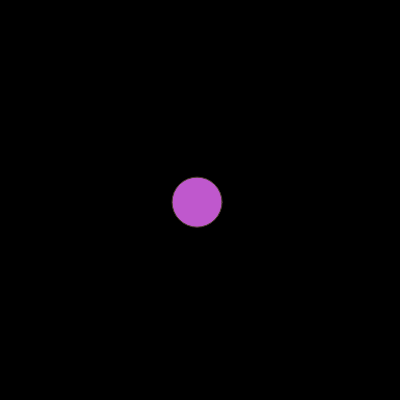
Frame 1 (no input)
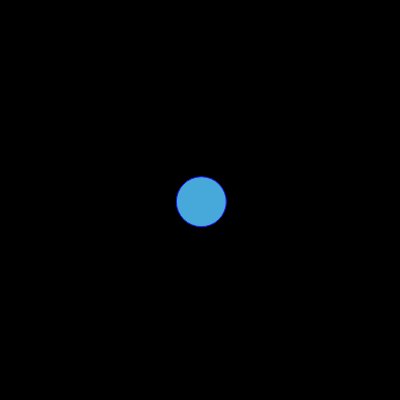
Frame 60 (no input)
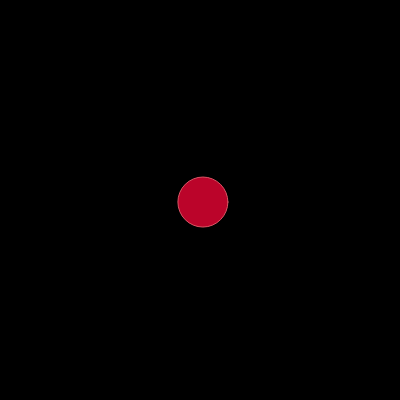
Frame 120 (the mouse pressed at the canvas centre since frame 60)

The p5.js sketch that drew these frames (run headless with seeded random() and noise() and a simulated clock; from frame 60 on, the mouse is pressed at the canvas centre):

// p5.js sketch
// ── sketch.js
let x = 200;
let y = 200;


// let thoughts = ["i am hungry", "who is texting me", "what is my dog thinking about"]
// let freeThoughts = []

function setup() {

  createCanvas(400, 400);
  stroke(0)
  background(0);
  fill(255)

}

function draw() {

  // for (var i = 0; i < freeThoughts.length; i++){
  //   let tht = freeThoughts[i]
  //   text(tht.txt,tht.x,tht.y)
  // }

  background(0);
  x += random(-5, 5);
  y += random(-5, 5);
  fill(random(255),random(255),random(255));
  stroke(random(255),random(255),random(255));
  rectMode(CENTER);
  ellipse(x, y, 20, 20);  
  ellipse(y, x, 50, 50);

  

  // if (mouseIsPressed) {
  //   fill(255, 150);
  //   noStroke();
  //   ellipse(mouseX, mouseY, 60, 60);
  }

// function mousePressed(){

//   // creates a new thought 

//   let tht = {}
//   tht.x = width/2 
//   tht.y = height/2 
//   tht.text = thoughts[Math.floor(random(thoughts.length))] // get random thought

//   freeThoughts.push(tht)




// source: https://www.youtube.com/watch?v=TaluaAD9MKA&list=PLRqwX-V7Uu6Zy51Q-x9tMWIv9cueOFTFA&t=0s
// ── index1.html
<!-- boilerplate p5 example -->
<!DOCTYPE html>

<html>

<head>
	<title> p5 sketch </title>
	<script src="https://cdnjs.cloudflare.com/ajax/libs/p5.js/0.8.0/p5.min.js"></script>
	<script src="https://cdnjs.cloudflare.com/ajax/libs/p5.js/0.8.0/addons/p5.dom.min.js"></script> 
	<link rel="stylesheet" type="text/css" href="style.css"> 
	<script src="sketch.js"></script>

</head>

<body>
	<h1> Week 6, Day 6 </h1>
	<div id="sketch-holder"></div>
</body>

<footer>
	<a href="../../index.html"> back to home </a>
</footer>



</html>
